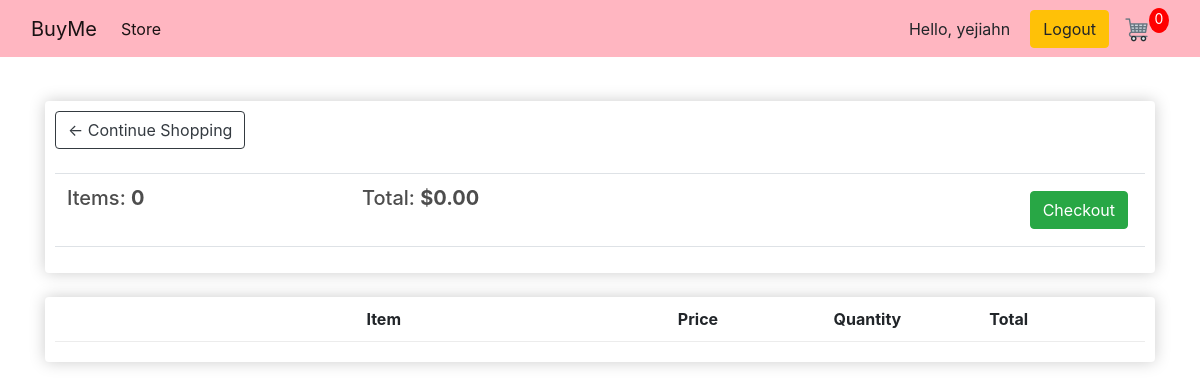
The page /cart/ (signed in) on the database as committed earlier.
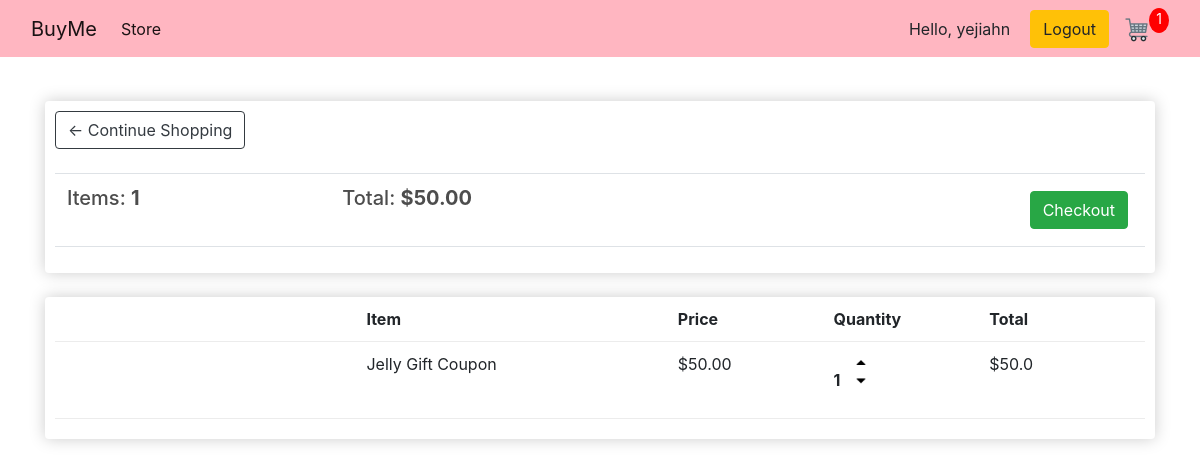
The same page on the database as committed later.
### cart_app/models.py (models this page shows, shortened)
class Order(models.Model):
    customer = models.ForeignKey(Customer, on_delete= models.SET_NULL, blank=True, null=True)
    date_ordered = models.DateTimeField(auto_now_add= True)
    complete = models.BooleanField(default=False, null=True, blank=False)
    transaction_id = models.CharField(max_length=200, null=True)
    @property
    def get_cart_total(self):
        orderitems = self.orderitem_set.all()
        total = sum([item.get_total for item in orderitems])
        return total
    def get_cart_items(self):
        orderitems = self.orderitem_set.all()
        total = sum([item.quantity for item in orderitems])
        return total

class OrderItem(models.Model):
    product = models.ForeignKey(Product, on_delete= models.SET_NULL, blank=True, null=True)
    order = models.ForeignKey(Order, on_delete= models.SET_NULL, blank=True, null=True)
    quantity = models.IntegerField(default=0, null=True, blank=True)
    date_added = models.DateTimeField(auto_now_add= True)
    @property
    def get_total(self):
        total = self.product.price * self.quantity
        return total

class Product(models.Model):
    name = models.CharField(max_length=200, null=True)
    price = models.FloatField()
    digital = models.BooleanField(default=False, null=True, blank=False)
    image = models.ImageField(null=True, blank=True)
    @property #even if the image is not uploaded in admin page, it makes it not to show error
    def imageURL(self):
        try:
            url = self.image.url
        except:
            url = ''
        return url

### cart_app/views.py (the view)
# urls.py: path('cart/', views.cart, name="cart"),
def cart(request):
    data = cartData(request)
    cartItems = data['cartItems']
    order = data['order']
    items = data['items']
    context = {'items': items, 'order': order, 'cartItems': cartItems}
    return render(request, 'store/cart.html', context)

### cart_app/utils.py (called while the page is built)
def cartData(request):
    if request.user.is_authenticated:
        customer = request.user.customer
        order, created = Order.objects.get_or_create(customer=customer, complete=False) #first checking if the user is authenticated, and then getting the customer along with finding or creating and order using the get_or_create()method
        items = order.orderitem_set.all()
        cartItems = order.get_cart_items
    else:
        cookieData = cookieCart(request)
        cartItems = cookieData['cartItems']
        order = cookieData['order']
        items = cookieData['items']
    return {'cartItems':cartItems, 'order': order,'items':items}

### cart_app/templates/store/cart.html
{% extends 'store/main.html' %}
{% load static %}
{% block content%}
<div class="row">
    <div class="col-lg-12">
        <div class="box-element">
            <a class="btn btn-outline-dark" href="{% url 'store' %}">&#x2190; Continue Shopping</a>
            <br>
            <br>
            <table class="table">
                <tr>
                    <th><h5>Items: <strong>{{order.get_cart_items}}</strong></h5></th>
                    <th><h5>Total: <strong>${{order.get_cart_total | floatformat:2}}</strong></h5></th>
                    <th>
                        <a style="float: right; margin: 5px;" class="btn btn-success" href="{% url 'checkout' %}">Checkout</a>
                    </th>
                </tr>
            </table>
        </div>
        <br>
        <div class="box-element">
            <div class="cart-row">
                <div style="flex: 2;"></div>
                <div style="flex: 2;"><strong>Item</strong></div>
                <div style="flex: 1;"><strong>Price</strong></div>
                <div style="flex: 1;"><strong>Quantity</strong></div>
                <div style="flex: 1;"><strong>Total</strong></div>
            </div>
            {% for item in items %}
            <div class="cart-row">
                <div style="flex: 2;"><img class="row-image" src="{{item.product.imageURL}}" alt=""></div>
                <div style="flex: 2;">{{item.product.name}}</div>
                <div style="flex: 1;">${{item.product.price|floatformat:2}}</div>
                <div style="flex: 1;">
                    <p class="quantity">{{item.quantity}}</p>
                    <div class="quantity">
                        <img data-product={{item.product.id}} data-action="add" class="chg-quantity update-cart" src="{% static 'images/sortup.png' %}">
                        <img data-product={{item.product.id}} data-action="remove" class="chg-quantity update-cart" src="{% static 'images/sortdown.png' %}">
                    </div>
                </div>
                <div style="flex: 1;">${{item.get_total}}</div>
            </div>
            {% endfor %}
        </div>
    </div>
</div>
{% endblock content%}

### cart_app/templates/store/main.html (shortened to what this page needs)
<!DOCTYPE html>
<html lang="en">
    <head>
        <link rel="stylesheet" href="https://cdnjs.cloudflare.com/ajax/libs/font-awesome/4.7.0/css/font-awesome.min.css">
        {% load static %}
        <link rel="stylesheet" href="{% static 'css/main.css' %}">
        <link href="https://cdn.jsdelivr.net/npm/bootstrap@5.1.3/dist/css/bootstrap.min.css" rel="stylesheet">
        <link href="https://stackpath.bootstrapcdn.com/bootstrap/4.5.0/css/bootstrap.min.css" rel="stylesheet">
    </head>
    <body>
        <nav class="navbar navbar-expand-lg navbar-light" style="background-color: #ffb6c1";>
            <div class="container-fluid">
                <a class="navbar-brand" href="{% url 'store' %}">BuyMe</a>
                <div class="collapse navbar-collapse" id="navbarSupportedContent">
                    <ul class="navbar-nav me-auto mb-2 mb-lg-0">
                        <li class="nav-item">
                            <a class="nav-link active" aria-current="page" href="{% url 'store' %}">Store</a>
                        </li>
                    </ul>
                    {% if user.is_authenticated %}
                    <span style="padding-right:20px">Hello, {{request.user}}</span>
                    <div class="form-inline my-2 my-lg-0">
                        <a href="{% url 'logout' %}"class="btn btn-warning">Logout</a>
                        <a href="{% url 'cart' %}">
                            <img id="cart-icon" src="{% static 'images/cart.png' %}">
                        </a>
                        <p id="cart-total">{{cartItems}}</p>
                    </div>
                    {% endif %}
                </div>
            </div>
        </nav>
        <div class="container">
            <br>
            {% block content %}
            {% endblock content %}
        </div>
        </body>
    </html>

Rows that differ between the two databases and show on the page:
computed for Order: id.quantity "0" → "1"; get_cart_items "0" → "1"; get_cart_total "0.00" → "50.00"
added OrderItem: product.name "Jelly Gift Coupon", product.price "50.00", quantity "1", get_total "50.0"
